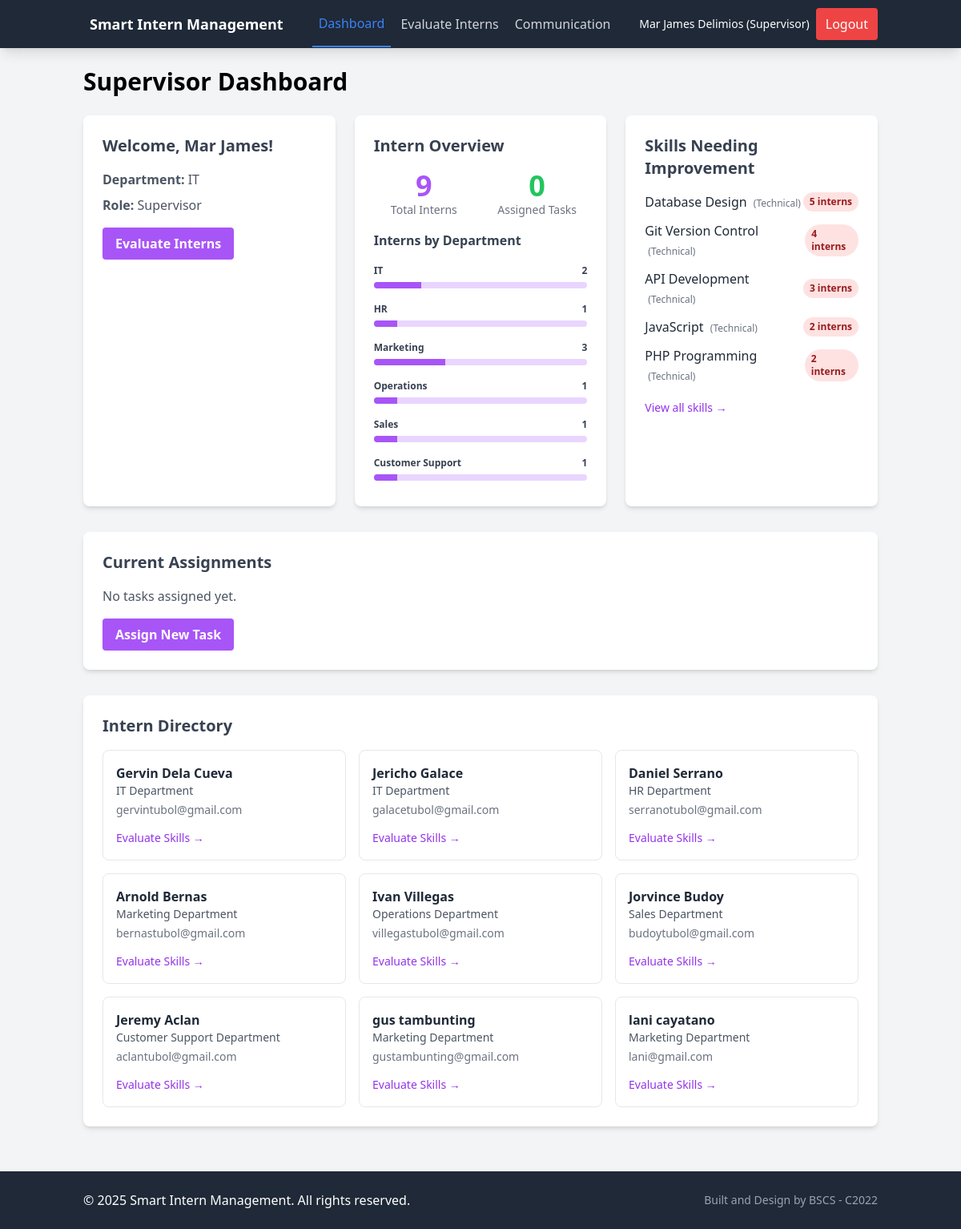
/dashboards/supervisor_dashboard.php (signed in), run on the app's committed database.
### tables this page shows
CREATE TABLE `users` (
  `id` int(11) NOT NULL,
  `username` varchar(50) NOT NULL,
  `password` varchar(255) NOT NULL,
  `email` varchar(100) DEFAULT NULL,
  `first_name` varchar(50) DEFAULT NULL,
  `last_name` varchar(50) DEFAULT NULL,
  `role` enum('intern','supervisor','admin') NOT NULL,
  `department` varchar(50) DEFAULT NULL,
  `created_at` timestamp NOT NULL DEFAULT current_timestamp(),
  `updated_at` timestamp NOT NULL DEFAULT current_timestamp() ON UPDATE current_timestamp()
);

### includes/functions.php (called while the page is built, shortened)
<?php
function get_user_by_id($conn, $user_id) {
    try {
        $stmt = $conn->prepare("SELECT * FROM users WHERE id = :id");
        $stmt->bindParam(':id', $user_id);
        $stmt->execute();
        return $stmt->fetch(PDO::FETCH_ASSOC);
    } catch(PDOException $e) {
        error_log("Database error: " . $e->getMessage());
        return false;
    }
}
function get_users_by_role($conn, $role) {
    try {
        $stmt = $conn->prepare("SELECT * FROM users WHERE role = :role");
        $stmt->bindParam(':role', $role);
        $stmt->execute();
        return $stmt->fetchAll(PDO::FETCH_ASSOC);
    } catch(PDOException $e) {
        error_log("Database error: " . $e->getMessage());
        return false;
    }
}
function get_user_skills($conn, $user_id) {
    try {
        $stmt = $conn->prepare("
            SELECT sa.*, s.name as skill_name, s.category as skill_category, s.description as skill_description,
                   u.first_name as supervisor_first_name, u.last_name as supervisor_last_name
            FROM skill_assessments sa
            JOIN skills s ON sa.skill_id = s.id
            LEFT JOIN users u ON sa.supervisor_id = u.id
            WHERE sa.user_id = :user_id
            ORDER BY s.category, s.name
        ");
        $stmt->bindParam(':user_id', $user_id);
        $stmt->execute();
        return $stmt->fetchAll(PDO::FETCH_ASSOC);
    } catch(PDOException $e) {
        error_log("Database error: " . $e->getMessage());
        return false;
    }
}
function get_supervisor_tasks($conn, $supervisor_id) {
    try {
        $stmt = $conn->prepare("
            SELECT mt.*,
                   u.first_name as intern_first_name, u.last_name as intern_last_name,
                   s.name as skill_name
            FROM mentoring_tasks mt
            JOIN users u ON mt.intern_id = u.id
            LEFT JOIN skills s ON mt.skill_id = s.id
            WHERE mt.supervisor_id = :supervisor_id
            ORDER BY mt.due_date
        ");
        $stmt->bindParam(':supervisor_id', $supervisor_id);
        $stmt->execute();
        return $stmt->fetchAll(PDO::FETCH_ASSOC);
    } catch(PDOException $e) {
        error_log("Database error: " . $e->getMessage());
        return false;
    }
}
?>

### dashboards/supervisor_dashboard.php (the view, shortened to what this page needs)
<?php
require_once "../includes/functions.php";
$database = new Database();
$conn = $database->getConnection();
$user_id = $_SESSION['user_id'];
$user = get_user_by_id($conn, $user_id);
$interns = get_users_by_role($conn, 'intern');
$tasks = get_supervisor_tasks($conn, $user_id);
$total_interns = count($interns);
$interns_by_department = [];
$skills_to_improve = [];
foreach ($interns as $intern) {
    $dept = $intern['department'];
    if (!isset($interns_by_department[$dept])) {
        $interns_by_department[$dept] = 0;
    }
    $interns_by_department[$dept]++;
    $intern_skills = get_user_skills($conn, $intern['id']);
    foreach ($intern_skills as $skill) {
        if ($skill['current_level'] === 'Beginner') {
            if (!isset($skills_to_improve[$skill['skill_name']])) {
                $skills_to_improve[$skill['skill_name']] = [
                    'name' => $skill['skill_name'],
                    'category' => $skill['skill_category'],
                    'count' => 0
                ];
            }
            $skills_to_improve[$skill['skill_name']]['count']++;
        }
    }
}
uasort($skills_to_improve, function($a, $b) {
    return $b['count'] - $a['count'];
});
$top_skills_to_improve = array_slice($skills_to_improve, 0, 5);
require_once "../includes/header.php";
?>
<h1 class="text-3xl font-bold mb-6">Supervisor Dashboard</h1>
<div class="grid grid-cols-1 md:grid-cols-3 gap-6 mb-8">
    <div class="bg-white rounded-lg shadow-md p-6">
        <h2 class="text-xl font-semibold mb-4 text-gray-700">Welcome, <?php echo htmlspecialchars($user['first_name']); ?>!</h2>
        <p class="text-gray-600 mb-2"><strong>Department:</strong> <?php echo htmlspecialchars($user['department']); ?></p>
        <p class="text-gray-600"><strong>Role:</strong> Supervisor</p>
        <div class="mt-4">
            <a href="../skills/evaluate_skill.php" class="inline-block bg-purple-500 hover:bg-purple-600 text-white font-bold py-2 px-4 rounded transition duration-300">
                Evaluate Interns
            </a>
        </div>
    </div>
    <div class="bg-white rounded-lg shadow-md p-6">
        <h2 class="text-xl font-semibold mb-4 text-gray-700">Intern Overview</h2>
        <div class="grid grid-cols-2 gap-4">
            <div class="text-center">
                <div class="text-4xl font-bold text-purple-500"><?php echo $total_interns; ?></div>
                <div class="text-sm text-gray-500">Total Interns</div>
            </div>
            <div class="text-center">
                <div class="text-4xl font-bold text-green-500"><?php echo count($tasks); ?></div>
                <div class="text-sm text-gray-500">Assigned Tasks</div>
            </div>
        </div>
        <div class="mt-4">
            <h3 class="font-semibold text-gray-700 mb-2">Interns by Department</h3>
            <div class="space-y-2">
                <?php foreach ($interns_by_department as $dept => $count): ?>
                <div class="relative pt-1">
                    <div class="flex mb-1 items-center justify-between">
                        <div>
                            <span class="text-xs font-semibold inline-block text-gray-700">
                                <?php echo htmlspecialchars($dept); ?>
                            </span>
                        </div>
                        <div class="text-right">
                            <span class="text-xs font-semibold inline-block text-gray-700">
                                <?php echo $count; ?>
                            </span>
                        </div>
                    </div>
                    <div class="overflow-hidden h-2 mb-2 text-xs flex rounded bg-purple-200">
                        <div style="width:<?php echo ($count / $total_interns) * 100; ?>%"
                             class="shadow-none flex flex-col text-center whitespace-nowrap text-white justify-center bg-purple-500"></div>
                    </div>
                </div>
                <?php endforeach; ?>
            </div>
        </div>
    </div>
    <div class="bg-white rounded-lg shadow-md p-6">
        <h2 class="text-xl font-semibold mb-4 text-gray-700">Skills Needing Improvement</h2>
        <?php if (empty($top_skills_to_improve)): ?>
            <p class="text-gray-600">No skills currently need improvement.</p>
        <?php else: ?>
            <ul class="space-y-3">
                <?php foreach ($top_skills_to_improve as $skill): ?>
                <li class="flex items-center justify-between">
                    <div>
                        <span class="font-medium text-gray-800"><?php echo htmlspecialchars($skill['name']); ?></span>
                        <span class="text-xs text-gray-500 ml-1">(<?php echo ucfirst($skill['category']); ?>)</span>
                    </div>
                    <span class="px-2 py-1 text-xs font-semibold rounded-full bg-red-100 text-red-800">
                        <?php echo $skill['count']; ?> interns
                    </span>
                </li>
                <?php endforeach; ?>
            </ul>
        <?php endif; ?>
        <div class="mt-4">
            <a href="../skills/evaluate_skill.php" class="text-sm text-purple-600 hover:text-purple-800 font-medium">
                View all skills →
            </a>
        </div>
    </div>
</div>
<div class="bg-white rounded-lg shadow-md p-6 mb-8">
    <h2 class="text-xl font-semibold mb-4 text-gray-700">Current Assignments</h2>
    <?php if (empty($tasks)): ?>
        <p class="text-gray-600">No tasks assigned yet.</p>
        <div class="mt-4">
            <a href="../skills/evaluate_skill.php" class="inline-block bg-purple-500 hover:bg-purple-600 text-white font-bold py-2 px-4 rounded transition duration-300">
                Assign New Task
            </a>
        </div>
    <?php endif; ?>
</div>
<div class="bg-white rounded-lg shadow-md p-6">
    <h2 class="text-xl font-semibold mb-4 text-gray-700">Intern Directory</h2>
    <?php if (empty($interns)): ?>
        <p class="text-gray-600">No interns found.</p>
    <?php else: ?>
        <div class="grid grid-cols-1 md:grid-cols-2 lg:grid-cols-3 gap-4">
            <?php foreach ($interns as $intern): ?>
                <div class="border rounded-lg p-4 hover:bg-gray-50 transition duration-200">
                    <div class="font-semibold text-gray-800"><?php echo htmlspecialchars($intern['first_name'] . ' ' . $intern['last_name']); ?></div>
                    <div class="text-sm text-gray-600"><?php echo htmlspecialchars($intern['department']); ?> Department</div>
                    <div class="text-sm text-gray-500 mt-1"><?php echo htmlspecialchars($intern['email']); ?></div>
                    <div class="mt-3">
                        <a href="../skills/evaluate_skill.php?intern_id=<?php echo $intern['id']; ?>"
                           class="text-sm text-purple-600 hover:text-purple-800 font-medium">
                            Evaluate Skills →
                        </a>
                    </div>
                </div>
            <?php endforeach; ?>
        </div>
    <?php endif; ?>
</div>
<?php
require_once "../includes/footer.php";
?>

### data on the page
users: first_name "Mar James", department "IT"
users: department "Marketing", first_name+last_name "lani cayatano", email "lani@gmail.com"
users: first_name+last_name "Gervin Dela Cueva", department "IT", email "gervintubol@gmail.com"
users: first_name+last_name "Jericho Galace", department "IT", email "galacetubol@gmail.com"
users: first_name+last_name "Daniel Serrano", department "HR", email "serranotubol@gmail.com"
users: first_name+last_name "Arnold Bernas", department "Marketing", email "bernastubol@gmail.com"
users: first_name+last_name "Ivan Villegas", department "Operations", email "villegastubol@gmail.com"
users: first_name+last_name "Jorvince Budoy", department "Sales", email "budoytubol@gmail.com"
users: first_name+last_name "Jeremy Aclan", department "Customer Support", email "aclantubol@gmail.com"
users: first_name+last_name "gus tambunting", department "Marketing", email "gustambunting@gmail.com"

### other printed values
$_SESSION['user_name'] "Mar James Delimios"
$_SESSION['user_role'] "Supervisor"
$total_interns "9"
count($tasks) "0"
$dept "IT"
$count "2"
$dept "HR"
$count "1"
$count "3"
$dept "Operations"
$dept "Sales"
$dept "Customer Support"
$skill['name'] "Database Design"
$skill['category'] "Technical"
$skill['count'] "5"
